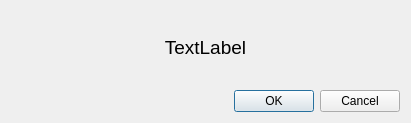
<?xml version="1.0" encoding="UTF-8"?>
<ui version="4.0">
 <class>ErrorWindow</class>
 <widget class="QDialog" name="ErrorWindow">
  <property name="geometry">
   <rect>
    <x>0</x>
    <y>0</y>
    <width>411</width>
    <height>123</height>
   </rect>
  </property>
  <property name="sizePolicy">
   <sizepolicy hsizetype="Fixed" vsizetype="Fixed">
    <horstretch>0</horstretch>
    <verstretch>0</verstretch>
   </sizepolicy>
  </property>
  <property name="windowTitle">
   <string>Error</string>
  </property>
  <layout class="QGridLayout" name="gridLayout">
   <item row="0" column="0">
    <widget class="QLabel" name="label">
     <property name="font">
      <font>
       <pointsize>14</pointsize>
      </font>
     </property>
     <property name="focusPolicy">
      <enum>Qt::StrongFocus</enum>
     </property>
     <property name="text">
      <string>TextLabel</string>
     </property>
     <property name="alignment">
      <set>Qt::AlignCenter</set>
     </property>
     <property name="wordWrap">
      <bool>true</bool>
     </property>
    </widget>
   </item>
   <item row="1" column="0">
    <widget class="QDialogButtonBox" name="buttonBox">
     <property name="standardButtons">
      <set>QDialogButtonBox::Cancel|QDialogButtonBox::Ok</set>
     </property>
    </widget>
   </item>
  </layout>
 </widget>
 <resources/>
 <connections>
  <connection>
   <sender>buttonBox</sender>
   <signal>accepted()</signal>
   <receiver>ErrorWindow</receiver>
   <slot>accept()</slot>
   <hints>
    <hint type="sourcelabel">
     <x>205</x>
     <y>102</y>
    </hint>
    <hint type="destinationlabel">
     <x>205</x>
     <y>61</y>
    </hint>
   </hints>
  </connection>
  <connection>
   <sender>buttonBox</sender>
   <signal>rejected()</signal>
   <receiver>ErrorWindow</receiver>
   <slot>reject()</slot>
   <hints>
    <hint type="sourcelabel">
     <x>205</x>
     <y>102</y>
    </hint>
    <hint type="destinationlabel">
     <x>205</x>
     <y>61</y>
    </hint>
   </hints>
  </connection>
 </connections>
</ui>
